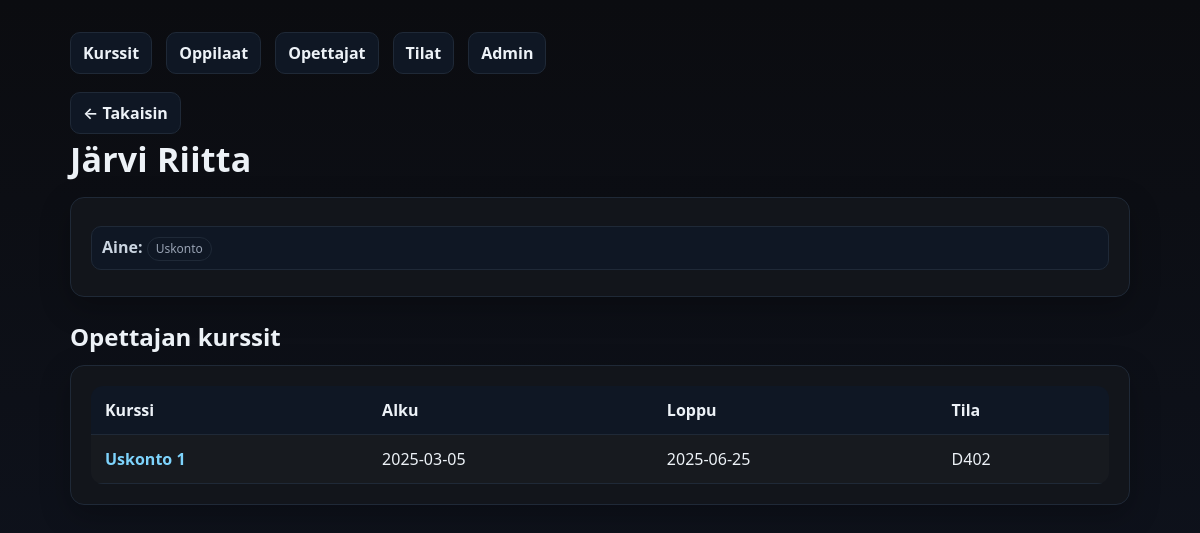
/kurssienhallinta/opettaja.php?id=17, run on an earlier commit of the app's database.
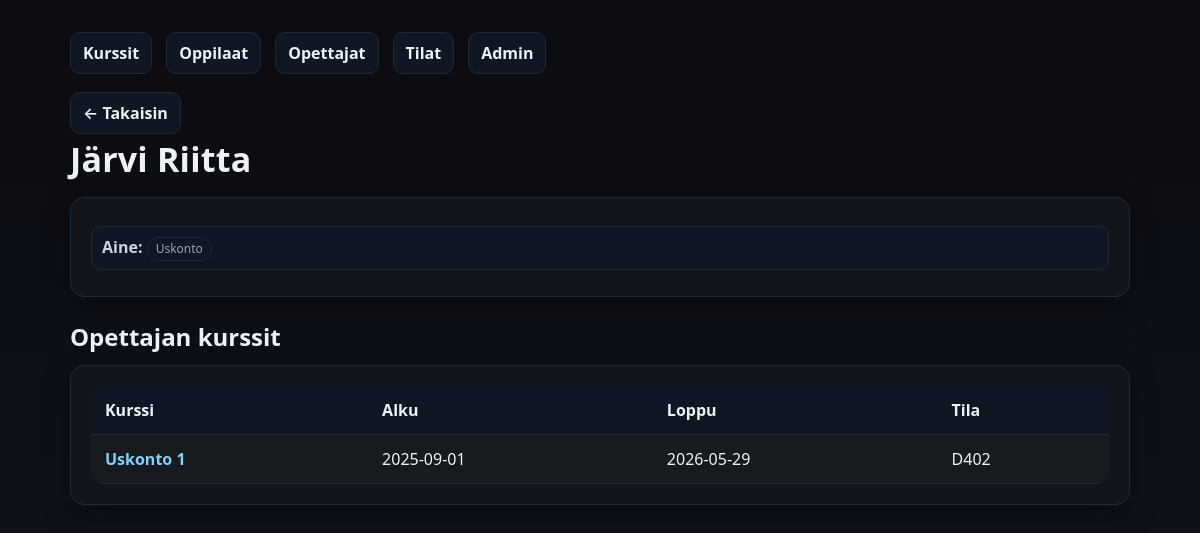
And on a later commit of the database.
### tables this page shows
CREATE TABLE `kurssit` (
  `kurssi_id` int(11) NOT NULL,
  `kurssin_tunnus` varchar(20) NOT NULL,
  `kurssi_nimi` varchar(100) NOT NULL,
  `kurssikuvaus` text DEFAULT NULL,
  `aloituspaiva` date NOT NULL,
  `lopetuspaiva` date NOT NULL,
  `opettaja_id` int(11) NOT NULL,
  `tila_id` int(11) NOT NULL
);

CREATE TABLE `tilat` (
  `tila_id` int(11) NOT NULL,
  `tila_nimi` varchar(50) NOT NULL,
  `paikkoja` int(11) NOT NULL
);

### kurssienhallinta/opettaja.php (the view, shortened to what this page needs)
<?php
$pdo = getPDO();
$opettaja_id = (int)$_GET['id'];
$stmt = $pdo->prepare("SELECT opettaja_id, etunimi, sukunimi, aine FROM opettajat WHERE opettaja_id=?");
$stmt->execute([$opettaja_id]);
$op = $stmt->fetch();
$sql = "
  SELECT k.kurssi_id, k.kurssi_nimi, k.aloituspaiva, k.lopetuspaiva, t.tila_nimi
  FROM kurssit k
  LEFT JOIN tilat t ON t.tila_id=k.tila_id
  WHERE k.opettaja_id=?
  ORDER BY k.aloituspaiva
";
$stmt = $pdo->prepare($sql);
$stmt->execute([$opettaja_id]);
$kurssit = $stmt->fetchAll();
?>
<!doctype html>
<html lang="fi">
<head>
  <link rel="stylesheet" href="styles.css">
</head>
<body>
  <div class="container">
    <div class="nav">
      <a href="index.php">Kurssit</a>
      <a href="oppilaat.php">Oppilaat</a>
      <a href="opettajat.php">Opettajat</a>
      <a href="tilat.php">Tilat</a>
      <a href="admin.php">Admin</a>
    </div>
    <a class="back" href="opettajat.php">← Takaisin</a>
    <h1 class="page-title"><?= htmlspecialchars($op['sukunimi'].' '.$op['etunimi']) ?></h1>
    <div class="card">
      <div class="meta">
        <div><strong>Aine:</strong> <span class="badge"><?= htmlspecialchars($op['aine']) ?></span></div>
      </div>
    </div>
    <h2 style="margin:22px 0 10px">Opettajan kurssit</h2>
    <div class="card table-wrap">
      <table>
        <thead><tr><th>Kurssi</th><th>Alku</th><th>Loppu</th><th>Tila</th></tr></thead>
        <tbody>
          <?php if (!$kurssit): ?>
            <tr><td colspan="4" class="muted">Ei kursseja.</td></tr>
          <?php else: foreach($kurssit as $k): ?>
            <tr>
              <td><a href="kurssi.php?id=<?= (int)$k['kurssi_id'] ?>"><?= htmlspecialchars($k['kurssi_nimi']) ?></a></td>
              <td><?= htmlspecialchars($k['aloituspaiva']) ?></td>
              <td><?= htmlspecialchars($k['lopetuspaiva']) ?></td>
              <td><?= htmlspecialchars($k['tila_nimi'] ?? '—') ?></td>
            </tr>
          <?php endforeach; endif; ?>
        </tbody>
      </table>
    </div>
  </div>
</body>
</html>

What changed in the data, as far as the page shows it:
changed kurssit "Uskonto 1": aloituspaiva "2025-03-05" → "2025-09-01"; lopetuspaiva "2025-06-25" → "2026-05-29"
